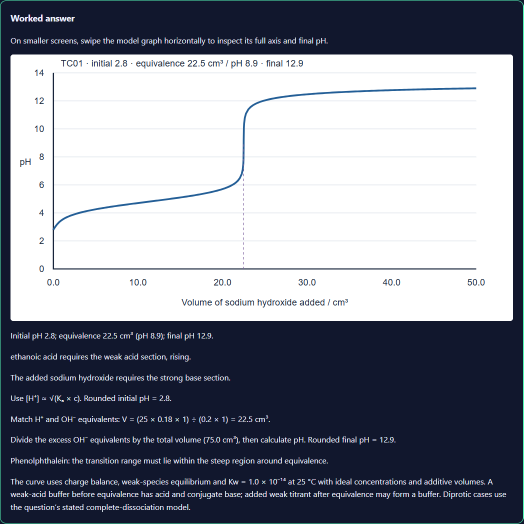
#> input picture validation/s3/titration/model-TC01.png, 1047 x 1048 px (shown at 1/2 size); its folder holds only this picture in this run
$ python contact-sheets.py
#> lines starting #> are read from the running program, lines starting #| are printed output that depends on the picture
from PIL import Image, ImageOps, ImageDraw
from pathlib import Path
here=Path(__file__).parent
for batch in range(3):
    canvas=Image.new('RGB',(1500,1120),'white')
#> canvas: PIL image 1500x1120 RGB; every value is 255
    for index in range(12):
        n=batch*12+index+1
        im=Image.open(here/f'model-TC{n:02}.png').convert('RGB')
#> im is the input picture: PIL image 1047x1048 RGB; mean R, G, B 135.3, 139.2, 150.4
        # The actual worked-answer screen starts with a heading followed by the rendered model.
        crop=im.crop((0,0,im.width,min(im.height,620)))
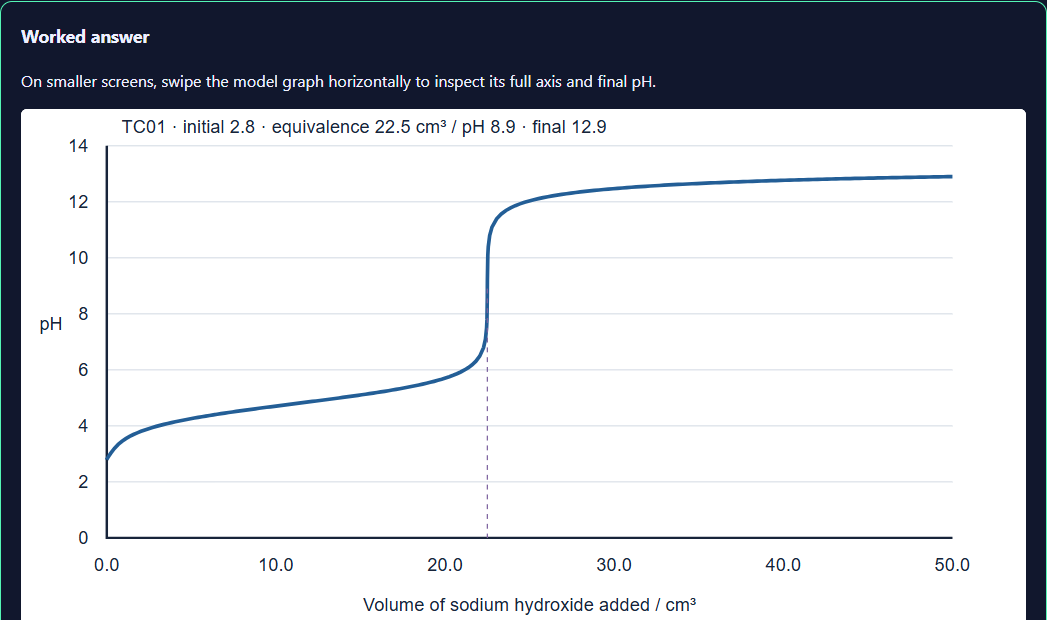
#> crop: PIL image 1047x620 RGB; mean R, G, B 202.4, 204.7, 209.6
        crop.thumbnail((490,260))
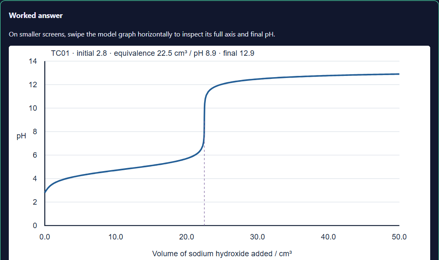
#> crop: PIL image 439x260 RGB; mean R, G, B 202.2, 204.5, 209.4
        x=(index%3)*500; y=(index//3)*280
        canvas.paste(crop,(x,y))
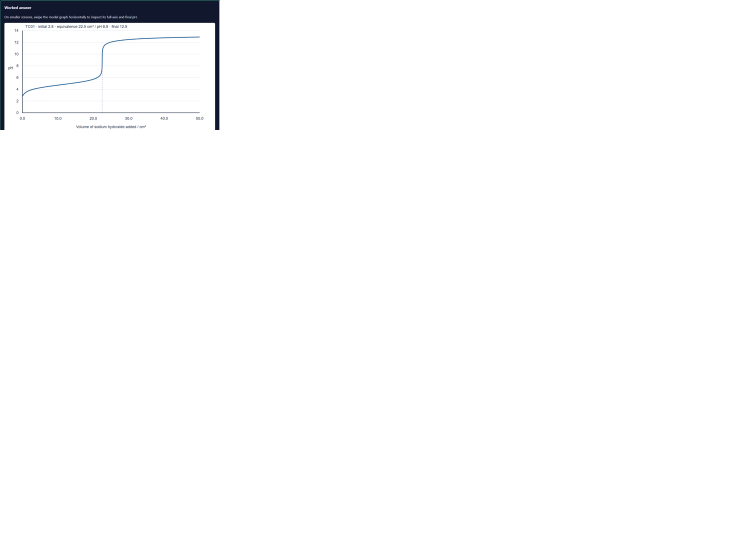
#> canvas: PIL image 1500x1120 RGB (shown at 1/2 size); mean R, G, B 251.4, 251.6, 251.9
        ImageDraw.Draw(canvas).text((x+8,y+263),f'TC{n:02}',fill='black')
#> (the run stopped early here; a loop or call above may not have finished)
